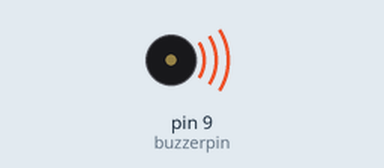
The sketch below on a simulated Arduino Uno, built with avr-gcc and run on an emulated ATmega328P. Parts: buzzer (waves = sounding).

Above: at 0.5 s.
Timing chart, 0 to 4.6 s (numbered marks = the images above):
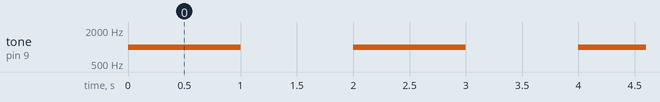

The sketch:

BUZZERPIN.ino
```cpp
 const int buzzerpin=9;
      void setup() {
 pinMode(buzzerpin,OUTPUT);
}

void loop() {
  tone(buzzerpin,1000);
  delay(1000);
  noTone(buzzerpin);
  delay(1000);
}
```

Measured:
- by itself, tone on pin 9 (buzzerpin): alternates 1000 Hz for 1.0 s and silent for 1.0 s
